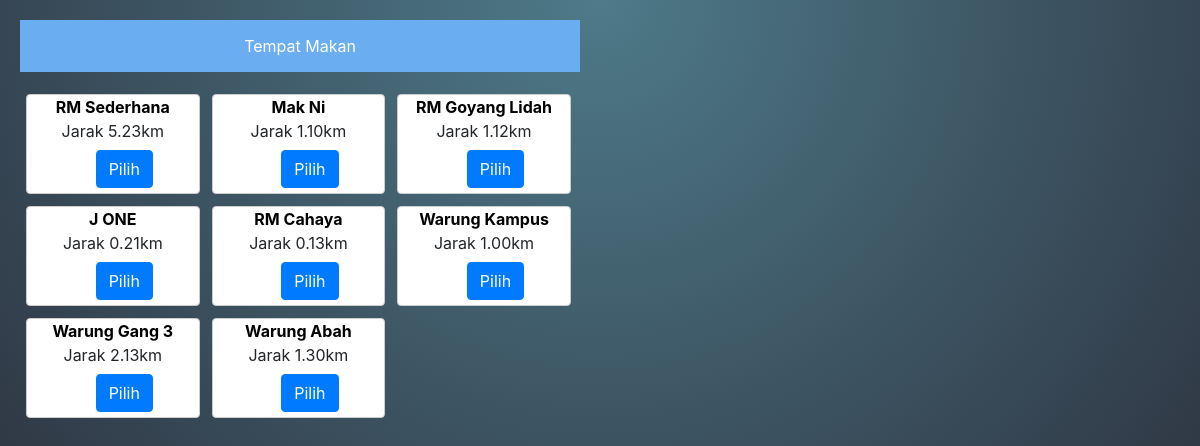
Page /rumahmakan.php on the committed database.
### tables this page shows
CREATE TABLE `tbl_rumahmakan` (
  `id_rumahmakan` int(11) NOT NULL AUTO_INCREMENT,
  `nama_rumahmakan` varchar(45) DEFAULT NULL,
  `jarak_rumahmakan` decimal(10,2) DEFAULT NULL,
  PRIMARY KEY (`id_rumahmakan`)
);

### _con.php (called while the page is built, shortened)
<?php
class DBController {
	private $host = "localhost";
	private $user = "raldo";
	private $password = "raldo123";
	private $database = "cafein";
	private $conn;
	function __construct() {
		$this->conn = $this->connectDB();
	}
	function connectDB() {
		$conn = mysqli_connect($this->host,$this->user,$this->password,$this->database);
		return $conn;
	}
	function runQuery($query) {
		$result = mysqli_query($this->conn,$query);
		while($row=mysqli_fetch_assoc($result)) {
			$resultset[] = $row;
		}
		if(!empty($resultset))
			return $resultset;
	}
}
?>

### rumahmakan.php (the view, shortened to what this page needs)
<?php
include("_con.php");
$db_handle = new DBController();
?>
<html>
<head>
    <link rel="stylesheet" type="text/css" href="css/login.css">
    <link rel="stylesheet" type="text/css" href="css/pesan.css">
    <link href="https://code.ionicframework.com/ionicons/1.4.1/css/ionicons.min.css" rel="stylesheet" type="text/css"/>
    <link rel="stylesheet" href="https://stackpath.bootstrapcdn.com/bootstrap/4.3.1/css/bootstrap.min.css">
</head>
<body>
    <div style="width: 100%;">
        <div id="product-grid" style="width: 50%; float: left; padding: 20px;">
            <ul><li class="allmenu"><a href="">Tempat Makan</a></li></ul>
            <?php
                if (isset($_GET['view'])) {
                }
                else {
                    $product_array = $db_handle->runQuery("SELECT * FROM tbl_rumahmakan ORDER BY id_rumahmakan ASC");
                }
                if (!empty($product_array)) {
                foreach($product_array as $key=>$value){
            ?>
            <div class="product-item" style="position: relative;">
                <form method="post" action="pesan.php?action=add&product_id=<?php echo $product_array[$key]["product_id"]; ?>">
                <div><strong style="color: black"><?php echo $product_array[$key]["nama_rumahmakan"]; ?></strong></div>
                <div class="jarak"><?php echo "Jarak ".$product_array[$key]["jarak_rumahmakan"];?>km</div>
                <div style="bottom: 5px; margin-left: 40%; position: absolute; ">
                	<button class="btn btn-primary">Pilih</button>
                </div>
                </form>
            </div>
            <?php
                }
            }
            ?>
        </div>
    </div>
    </body>
</html>

### css/login.css (style rules this page uses)
html, body { min-height: 100%; font-family: Oxygen; font-weight: 300; font-size: 1em; color: #fff; }
body { background: #2e3441; background-image: -webkit-radial-gradient(top, circle cover, #4e7a89, #2e3441 80%); background-image: -moz-radial-gradient(top, circle cover, #4e7a89, #2e3441 80%); background-image: -o-radial-gradient(top, circle cover, #4e7a89, #2e3441 80%); background-image: radial-gradient(top, circle cover, #4e7a89, #2e3441 80%); -webkit-font-smoothing: antialiased; -moz-osx-font-smoothing: grayscale; }

### css/pesan.css (style rules this page uses)
body { font-family:calibri; }
#product-grid { margin-bottom:30px; }
.product-item { width: 31%; height: 100px; float:left; background: #ffffff;margin: 6px; border:#CCC 1px solid;border-radius:4px; }
.product-item div { text-align:center; }
ul { list-style-type: none; margin: 0; padding: 0; overflow: hidden; color: #FFF; background: #6aadf1; }
li.allmenu { width: 100%; }
li { float: left; }
li a { display: block; color: white; text-align: center; padding: 14px 16px; text-decoration: none; }

### rows in the picture
tbl_rumahmakan: nama_rumahmakan "RM Sederhana", jarak_rumahmakan "5.23"
tbl_rumahmakan: nama_rumahmakan "Mak Ni", jarak_rumahmakan "1.10"
tbl_rumahmakan: nama_rumahmakan "RM Goyang Lidah", jarak_rumahmakan "1.12"
tbl_rumahmakan: nama_rumahmakan "J ONE", jarak_rumahmakan "0.21"
tbl_rumahmakan: nama_rumahmakan "RM Cahaya", jarak_rumahmakan "0.13"
tbl_rumahmakan: nama_rumahmakan "Warung Kampus", jarak_rumahmakan "1.00"
tbl_rumahmakan: nama_rumahmakan "Warung Gang 3", jarak_rumahmakan "2.13"
tbl_rumahmakan: nama_rumahmakan "Warung Abah", jarak_rumahmakan "1.30"
